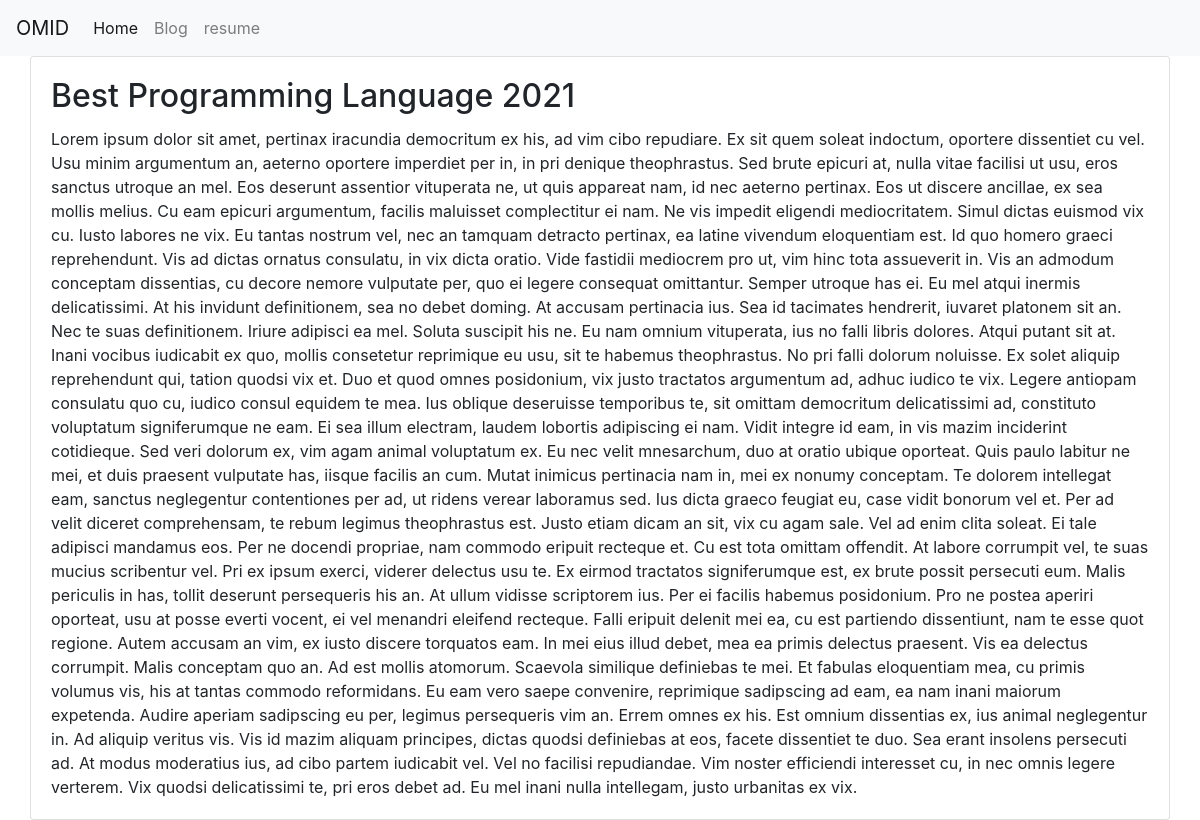
The app's page /blog/6 with its own data.
### blog/models.py (models this page shows, shortened)
class Post(models.Model):
    title = models.CharField(max_length=100)
    url = models.URLField(blank=True)
    post = models.TextField()
    image = models.ImageField(upload_to='blog/images', blank=True)
    date = models.DateField(default=timezone.now)

### blog/views.py (the view)
# urls.py: path('<int:post_id>', views.detail, name="detail"),
def detail(request, post_id):
    post = get_object_or_404(Post, pk=post_id)
    return render(request, 'blog/detail.html', {'post': post})

### blog/templates/blog/detail.html (shortened to what this page needs)
{% extends 'portfolio/index.html' %}
{% block content %}
<div class="container">
    <div class="row">
            <div class="card">
                <div class="card-body">
                    <h2 class="card-title">{{post.title}}</h2>
                    <p class="card-text">{{post.post}}</p>
                  </div>
              </div>
          </div>
      </div>
  {% endblock %}

### records on screen
Post: title "Best Programming Language 2021", post "Lorem ipsum dolor sit amet, pertinax iracundia democritum ex his, ad vim cibo repudiare. Ex sit quem soleat indoctum, oportere dissentiet cu vel. Usu minim argumentum an, aeterno oportere imperdiet per in, in pri denique theophrastus. Sed brute epicuri at, nulla vitae facilisi ut usu, eros sanctus utroque an mel. Eos deserunt assentior vituperata ne, ut quis appareat nam, id nec aeterno pertinax. Eos ut discere ancillae, ex sea mollis melius. Cu eam epicuri argumentum, facilis maluisset complectitur ei nam. Ne vis impedit eligendi mediocritatem. Simul dictas euismod vix cu. Iusto labores ne vix. Eu tantas nostrum vel, nec an tamquam detracto pertinax, ea latine vivendum eloquentiam est. Id…"
